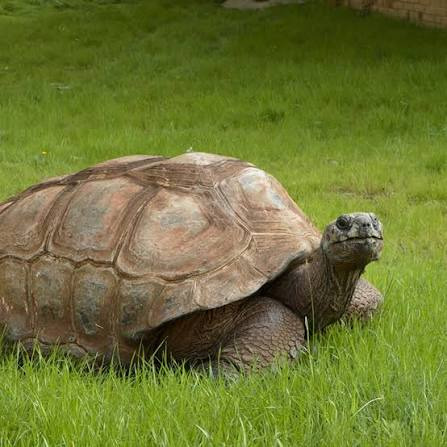
#> input picture exp22/input.jpg, 447 x 447 px
$ python exp22.py
#> lines starting #> are read from the running program, lines starting #| are printed output that depends on the picture

import cv2
import numpy as np

# Read the input image
img = cv2.imread("input.jpg", 0)
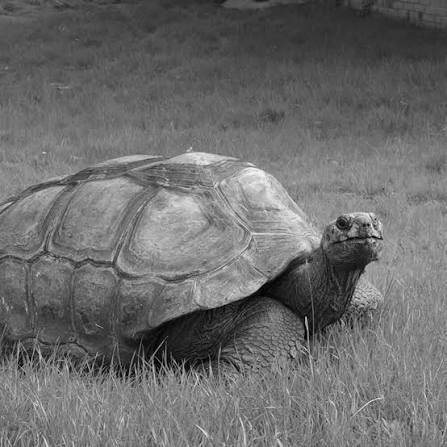
#> img: shape (447, 447); min 0, max 246, mean 108.1

# Check whether image is loaded
if img is None:
    print("Image not found")
    exit()

# Create a kernel
kernel = np.ones((5, 5), np.uint8)

# Apply closing operation
closing = cv2.morphologyEx(img, cv2.MORPH_CLOSE, kernel)
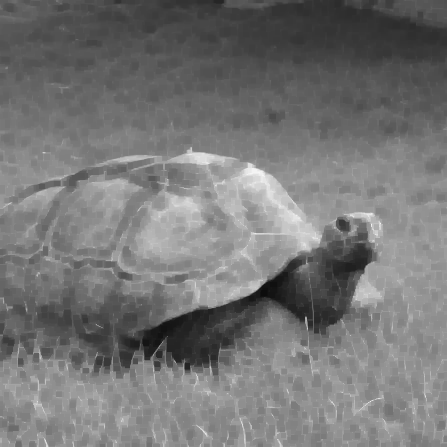
#> closing: shape (447, 447); min 12, max 246, mean 117.8

# Display original image
cv2.imshow("Original Image", img)

# Display closing image
cv2.imshow("Closing Image", closing)

# Save output image
cv2.imwrite("closing.jpg", closing)

cv2.waitKey(0)
cv2.destroyAllWindows()
